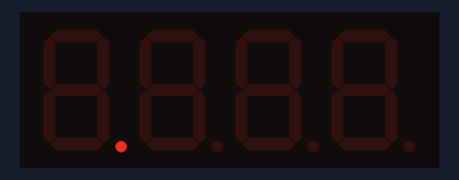
Recording of a sketch running on a simulated ESP32. On the bench: 4-digit seven-segment display. What the sketch prints to the serial monitor is not drawn.

Above: at 0.1 s.
At 1.9 s:
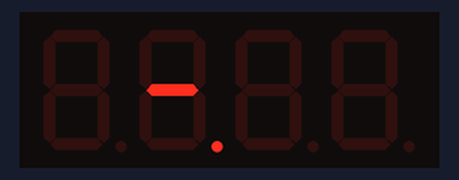
At 2.3 s:
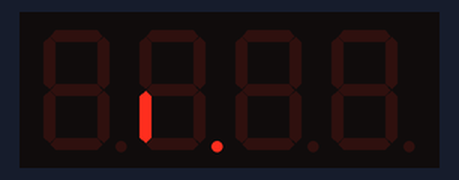
At 2.9 s:
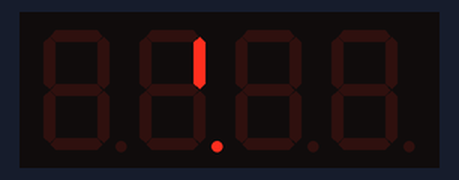
At 4.31 s:
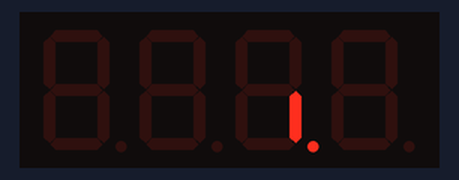
At 6.31 s:
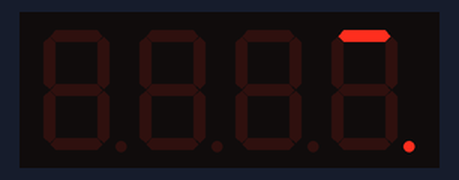

Measured:
- by itself, everything shown: repeats every 6.4 s, in 32 steps

The sketch:

disptest.ino
```cpp
// disptest.ino - tests for the TM1650 display controller
// board: Generic ESP8285 module

#include <Wire.h>
#include <TM1650.h> // 7 segment display driver for TM1650 by 2015 Anatoli Arkhipenko (Sketch > Include library)

TM1650 tm1650;

#define SCL_PIN 12
#define SDA_PIN 13

void setup() {
  Serial.begin(115200);
  Serial.printf("\n\ndisptest.ino\n\n");
  Wire.begin(SDA_PIN,SCL_PIN);
  Serial.printf("i2c : init\n");
  tm1650.init();
  Serial.printf("disp: init\n");
  tm1650.displayOn();
}

// The segments are strangely ordered. Need to fix this: the TM1650.h font is thus wrong
// Segments:          P     G     F     E     D     C     B     A
int segments[] = { 1<<7, 1<<6, 1<<5, 1<<4, 1<<3, 1<<2, 1<<1, 1<<0 };
int pos = 0;
int seg = 0;

void loop() {
  tm1650.setPosition(pos, segments[seg] | 1<<7);
  delay(200);
  seg = (seg+1)%8;
  if( seg==0 ) {
    tm1650.setPosition(pos,0);
    pos = (pos+1)%4;
  }
}
```
